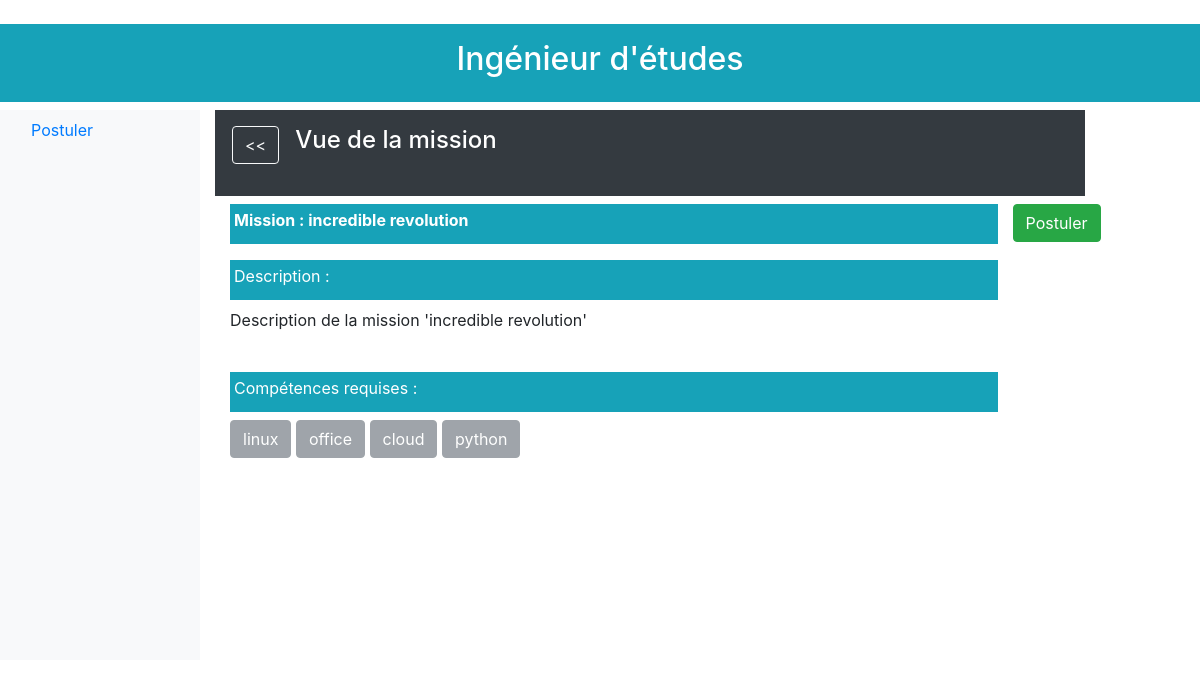
The app's page /3/etude/postuler/disponibles/vue/1/ with its own data.
### database/models.py (models this page shows)
class Mission(db.Model):
    id = db.Column(db.Integer, primary_key=True)
    titre = db.Column(db.String(64), unique=True)
    description = db.Column(db.Text, unique=True)
    effectifs_max = db.Column(db.Integer)
    prix_vente = db.Column(db.Integer)
    statut = db.Column(db.Text)
    date_creation = db.Column(db.DateTime)
    responsable_id = db.Column(db.Integer, db.ForeignKey('ingenieur.id'))
    souhaits = db.relationship('Souhait', backref='mission', lazy='dynamic')
    besoins = db.relationship('Besoin', backref='mission', lazy='dynamic')
    affectations = db.relationship('Affectation', backref='mission', lazy='dynamic')

class Competence(db.Model):
    id = db.Column(db.Integer, primary_key=True)
    nom = db.Column(db.String(64), unique=True)
    certifications = db.relationship('Certification', backref='competence', lazy='dynamic')
    besoins = db.relationship('Besoin', backref='competence', lazy='dynamic')

### app.py (the view)
@app.route('/<id>/etude/postuler/<etat>/vue/<missionId>/')
def postuler_vue(id, missionId,etat):
    mission = get_mission_by_id(missionId)
    competences = get_competence_of_mission(missionId)
    if (etat == "disponibles"):
        dates = []
        enable = ""
    elif (etat == "enAttente"):
        dates = get_date_candidat_souhait(id,missionId)
        enable = "disabled"
    elif (etat == "enCours" or etat == "termine"):
        dates = get_date_fin_date_fin_affectation(id,missionId)
        enable = "disabled"
    else:
        error_page_404("tab doesn't exist")
    return render_template("homepage_etude_postuler_vue.html.jinja2"
                           , etat=etat
                           , id=id
                           , mission=mission
                           , competences=competences
                           , dates=dates
                           , enable=enable
                           )

### database/functions.py (called while the page is built)
def get_mission_by_id(mission_id):
    return Mission.query.filter_by(id=mission_id).first()

def get_competence_of_mission(mission_id):
    mission = get_mission_by_id(mission_id)
    compe_ids = [b.competence_id for b in list(mission.besoins)]
    compes = [Competence.query.filter_by(id=cid).first() for cid in compe_ids]
    return compes

### templates/homepage_etude_postuler_vue.html.jinja2 (shortened to what this page needs)
﻿{% extends "homepage_etude_postuler.html.jinja2" %}
{% block body %}
    <div class=" d-flex flex-column p-3 mb-2 bg-dark text-white size-6 font-weight-bold">
        <div class="row mb-3">
            <div class="mr-3 ml-1 ml-3">
                <button type="button" class="btn btn-outline-light"
                        onclick="location.href='/{{ id }}/etude/postuler/disponibles/';">&lt;&lt;
                </button>
            </div>
            <h4>Vue de la mission</h4>
        </div>
    </div>
    <div class="d-flex flex-column">
        <div class="d-flex flex-inline mb-2">
            <div class="col-md-11">
                <div class=" p-1 bg-info text-white size-6 font-weight-bold">
                    <label for="Name">Mission :</label>
                    <label class ="bg-info text-white size-6 font-weight-bold">{{ mission.titre }}</label>
                </div>
            </div>
            <div class="col-md-auto p-0">
                <button type="button" class="btn btn-success" {{ enable }}
                        onclick="location.href='/{{ id }}/etude/postuler/{{ etat }}/vue/{{ mission.id }}/edit/';">
                    Postuler
                </button>
            </div>
        </div>
            </div>
        <div class="d-flex flex-inline mb-2">
            <div class="mb-2 col-md-11">
                <div class="form-group">
                    <div class="p-1 mb-2 bg-info text-white size-6">
                        <label for="description">Description :</label>
                    </div>
                    <label>{{ mission.description }}</label>
                </div>
            </div>
        </div>
        <div class="d-flex flex-inline mb-2">
            <div class="mb-2 col-md-11">
                 <div class="p-1 bg-info text-white size-6 mb-2">
                    <label for="competences">Compétences requises :</label>
                 </div>
            {% for competence in competences %}
                <button type="button" class="btn btn-secondary" disabled>{{ competence.nom }}</button>
            {% endfor %}
        </div>
        </div>
{% endblock %}

### records on screen
Mission: titre "incredible revolution", description "Description de la mission 'incredible revolution'"
Competence: nom "linux"
Competence: nom "office"
Competence: nom "cloud"
Competence: nom "python"
